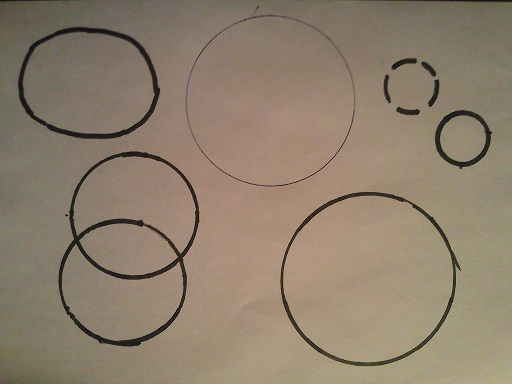
//> input picture tests/circle_4_1_6.jpg, 512 x 384 px
$ ./circle   (built with g++ and OpenCV 4)
//> lines starting //> are read from the running program, lines starting //| are printed output that depends on the picture; after the words box and inside, x2 and y2 are one past the last pixel; in counts of white or black regions, pixels touching at a corner belong together
//> further down, src is the input picture: 384 rows x 512 cols, CV_8UC3; mean B, G, R 108.7, 127.4, 142.3
//
// поиск кругов на изображении
// по отношению площади контура к квадрату его длины
//
//
// http://robocraft.ru/blog/computervision/640.html
//

#include <opencv/cv.h>
#include <opencv/highgui.h>
#include <stdlib.h>
#include <stdio.h>

//  находит и показывает круги на изображении
void findCircles(IplImage* _image)
{
        assert(_image!=0);

        IplImage* bin = cvCreateImage( cvGetSize(_image), IPL_DEPTH_8U, 1);

        // конвертируем в градации серого
        cvConvertImage(_image, bin, CV_BGR2GRAY);
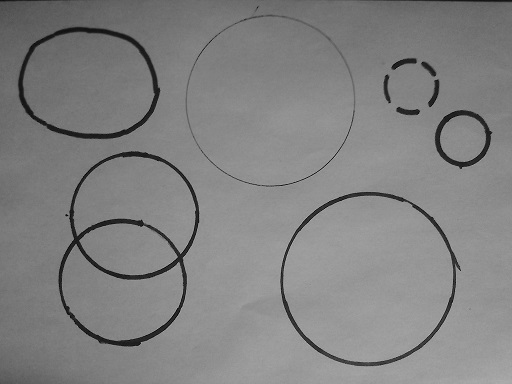
//> bin: 384 rows x 512 cols, CV_8UC1; min 1, max 182, mean 129.7
        // находим границы
        cvCanny(bin, bin, 50, 200);
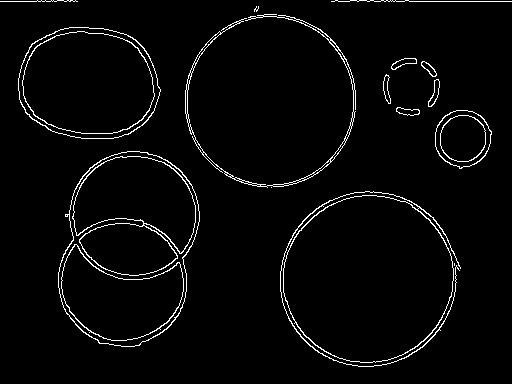
//> bin: 384 rows x 512 cols, CV_8UC1; 3% white in thin lines or dots

        cvNamedWindow( "bin", 1 );
        cvShowImage("bin", bin);

        // хранилище памяти для контуров
        CvMemStorage* storage = cvCreateMemStorage(0);
        CvSeq* contours=0;

        // находим контуры
        int contoursCont = cvFindContours( bin, storage,&contours,sizeof(CvContour),CV_RETR_LIST,CV_CHAIN_APPROX_SIMPLE,cvPoint(0,0));
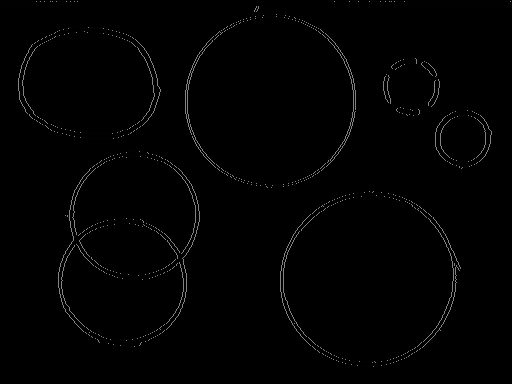
//> bin: 384 rows x 512 cols, CV_8UC1; 3% of pixels changed, all inside (x1, y1, x2, y2) = (0, 0, 512, 367)
//> contours = 96 contours, 56 with area under 20; largest, box (x1, y1, x2, y2) and area: (280, 191, 461, 367) 22368, (283, 195, 454, 363) 22093, (58, 151, 200, 347) 21220, (58, 151, 200, 347) 21092, (18, 27, 161, 139) 12709; contoursCont = 96

        assert(contours!=0);

        // обходим все контуры
        for( CvSeq* current = contours; current != NULL; current = current->h_next ){
                // вычисляем площадь и периметр контура
                double area = fabs(cvContourArea(current));
                double perim = cvContourPerimeter(current);

                // 1/4*CV_PI = 0,079577
                if ( area / (perim * perim) > 0.07 && area / (perim * perim)< 0.087 ){ // в 10% интервале
                        // нарисуем контур
                        cvDrawContours(_image, current, cvScalar(0, 0, 255), cvScalar(0, 255, 0), -1, 1, 8);
                }
        }
//> this loop made 96 passes
//> (area, perim) on passes 2, 3, 4, 6, 7, 9, 21, 24, 25, 26, 27, 28: (7014.5, 390.6), (7104, 398), (3602.5, 247.5), (22093, 557.7), (22368, 1763.2), (22, 25.66), (24, 26.97), (46.5, 48.18), (7333.5, 396.2), (11092.5, 649.9), (21091.5, 575.8), (21219.5, 588.1)
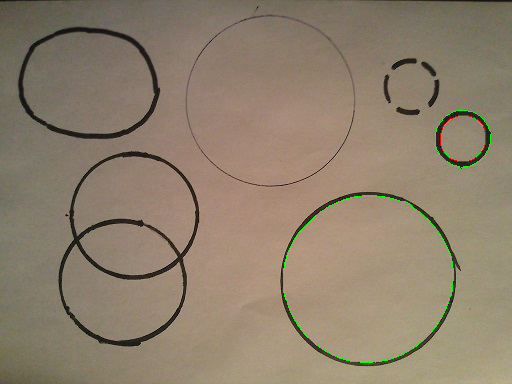
//> _image: 384 rows x 512 cols, CV_8UC3; 0.41% of pixels changed, all inside (x1, y1, x2, y2) = (283, 110, 492, 363)

        // освобождаем ресурсы
        cvReleaseMemStorage(&storage);
        cvReleaseImage(&bin);
}

int main(int argc, char* argv[])
{
        IplImage *src=0, *dst=0;

        // имя картинки задаётся первым параметром
        const char* filename = argc >= 2 ? argv[1] : "../tests/circle_4_1_6.jpg";
        // получаем картинку
        src = cvLoadImage(filename, 1);

        printf("[i] image: %s\n", filename);
        assert( src != 0 );

        // покажем изображение
        cvNamedWindow( "original", 1 );
        cvShowImage( "original", src );

        dst = cvCloneImage(src);

        // находим круги на изображении
        findCircles(dst);

        cvNamedWindow( "circles", 1 );
        cvShowImage( "circles", dst);

        // ждём нажатия клавиши
        cvWaitKey(0);

        // освобождаем ресурсы
        cvReleaseImage(&src);
        cvReleaseImage(&dst);
        // удаляем окна
        cvDestroyAllWindows();
        return 0;
}

$ run again, with tests/circle_2_0_2.jpg copied over tests/circle_4_1_6.jpg
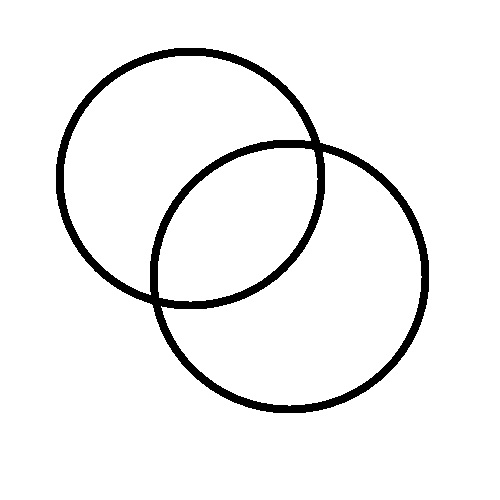
//> input picture tests/circle_2_0_2.jpg, 500 x 500 px
//> src is the input picture: 500 rows x 500 cols, CV_8UC3; min 0, max 255, mean 241.7
//> in findCircles, `cvCanny(bin, bin, 50, 200);`:
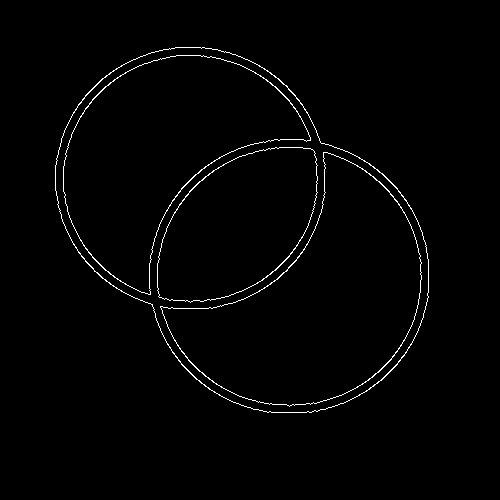
//> bin: 500 rows x 500 cols, CV_8UC1; 1.4% white in thin lines or dots, all inside (x1, y1, x2, y2) = (55, 47, 429, 413)
//> in findCircles, `int contoursCont = cvFindContours( bin, storage,&contours,sizeof(CvCon..`:
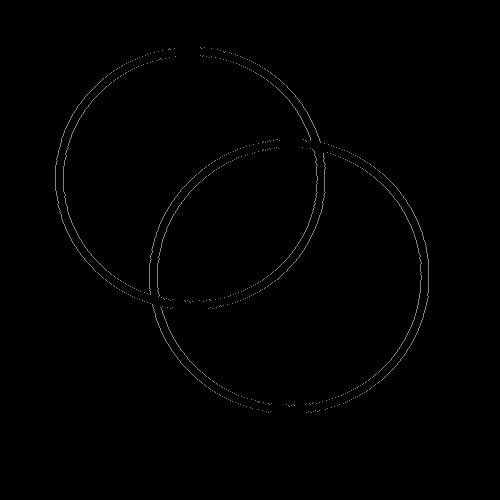
//> bin: 500 rows x 500 cols, CV_8UC1; 1.35% of pixels changed, all inside (x1, y1, x2, y2) = (55, 47, 429, 413)
//> contours = 8 contours; box (x1, y1, x2, y2) and area: (55, 47, 429, 413) 93986, (55, 47, 429, 413) 93800, (160, 152, 422, 407) 33934, (160, 152, 422, 407) 33816, (63, 55, 311, 295) 29546, (63, 55, 311, 295) 29428, (157, 147, 318, 303) 17505, (157, 147, 318, 303) 17446; contoursCont = 8
//> the loop in findCircles, `for( CvSeq* current = contours; current != NULL; current = current->h_..` made 8 passes
//> (area, perim) on passes 1 to 8: (33815.5, 871.4), (33933.5, 873.8), (17446, 549.3), (17505, 550.5), (29427.5, 815.1), (29546.5, 817.5), (93799.5, 1215.9), (93986, 1218.8)
